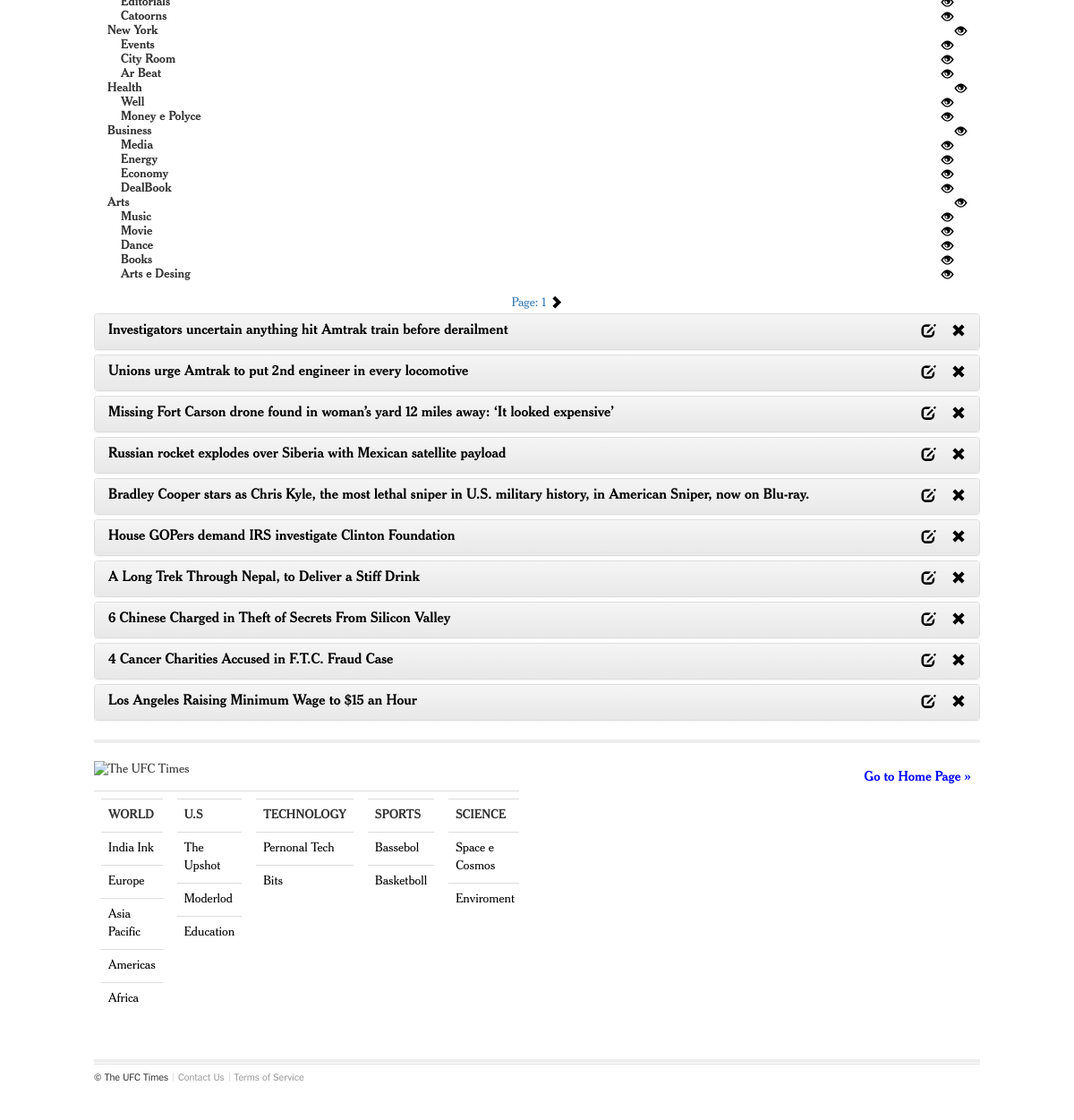
Page /newspaper/userAuthenticated/ (signed in, lower part) on the earlier database version.
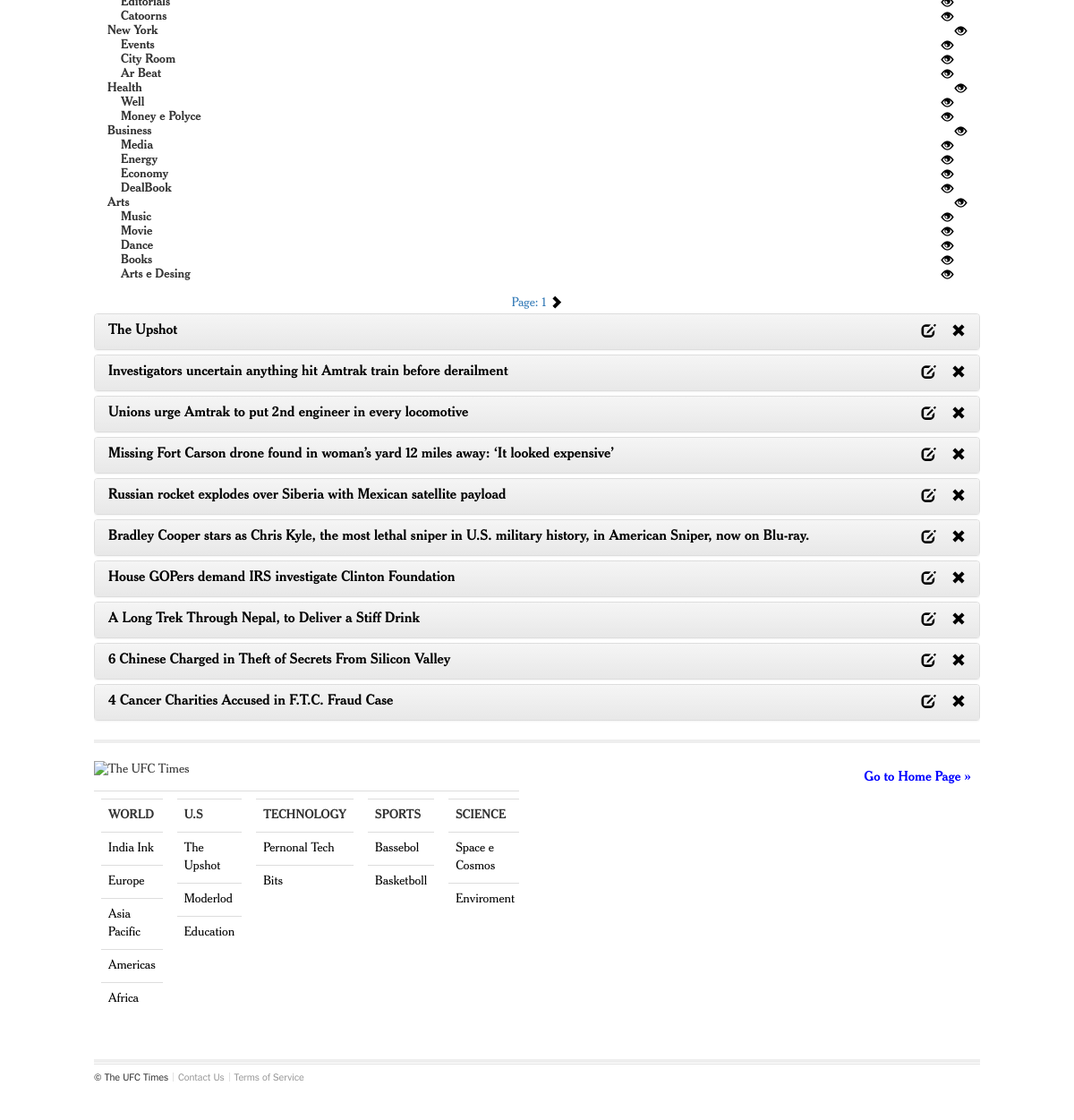
Same page on the later database version.
### newspaper/models/subsection.py (models this page shows, shortened)
class SubSection(models.Model):
	title = models.CharField(max_length=50, verbose_name=_("Title"), )
	sections = models.ManyToManyField("newspaper.Section", verbose_name=_("Sections"))
	class Meta:
		ordering = ['-title']
		verbose_name = _("SubSection")
		verbose_name_plural = _("SubSections")

### newspaper/models/section.py (models this page shows, shortened)
class Section(models.Model):
	title = models.CharField(max_length=50, verbose_name=_("Title"), )
	class Meta:
		ordering = ['-title']
		verbose_name = _("Section")
		verbose_name_plural = _("Sections")
	def getSubSections(self):
		try:
			return SubSection.objects.filter(sections = self.id)
		except:
			return []

### newspaper/models/news.py (models this page shows, shortened)
class News(models.Model):
	title = models.CharField(max_length=500, verbose_name=_("Title"), )
	subtitle = models.TextField(verbose_name=_("Subtitle"), null=False, blank=False, )
	description = models.TextField(verbose_name=_("Description"), )
	author = models.ForeignKey("newspaper.Journalist", verbose_name=_("Author"), on_delete=models.CASCADE, )
	dating_news = models.DateTimeField(default=datetime.now,verbose_name=_("Dating News"), )
	subsection = models.ForeignKey("newspaper.SubSection", verbose_name=_("SubSection"), on_delete=models.CASCADE, )
	image = models.ImageField(verbose_name=_("Image"),upload_to = 'documents/imagen/news/%Y/%m/%d/', null=True, blank=True, default=None)
	video = models.FileField(verbose_name=_("Video"), upload_to = 'documents/video/news/%Y/%m/%d', null=True, blank=True,)
	comments = models.ManyToManyField('newspaper.Comment', verbose_name=_("Comments"), null=True, blank=True)
	class Meta:
		ordering = ['-dating_news']
		verbose_name = _("News")
		verbose_name_plural = _("News")

### newspaper/views/userAuthenticated/manager.py (the view, shortened to what this page needs)
def manager(request, id_section = None, id_subsection = None,id_page = 1, message = None):
	try:
		id_page = int(id_page)
	except:
		id_page = 1
	if not request.user.has_perm('newspaper.access_manager'):
		message = Message(TextMessage.USER_NOT_PERMISSION, TypeMessage.ERROR)
		return home(request,None, None, message)
	news_all = News.objects.all()
	sections = Section.objects.all()
	if request.user.has_perm('newspaper.keep_journalist'):
		journalists = Journalist.objects.all()
	if id_section == None and id_subsection == None:
		news_all = News.objects.all()
	news = filterList(news_all, int(id_page), 10)
	id_page_left = int(id_page) - 1
	if id_page_left <= 0: id_page_left = 1
	id_page_rigth = int(id_page) + 1
	if len(filterList(news_all, int(id_page_rigth), 10)) == 0: id_page_rigth = None
	return render(request, 'newspaper/userAuthenticated/manager.html', locals())

### newspaper/utils/tools.py (called while the page is built)
def filterList(list, index=0, tam=0):
	if index <= 0:
		return list[:tam]
	if index == None:
		index = 1
	if tam <= 0:
		return list
	list_return = list[(index*tam)-tam:index * tam]
	return list_return

### newspaper/templates/newspaper/userAuthenticated/manager.html (shortened to what this page needs)
{% extends 'newspaper/user/home.html' %}
{% load i18n %}
{% load humanize %}
{% block container %}
<div id='jqxWidget'>
    <div id="mainSplitter">
        <div class="splitter-panel">
        	<div style="border: none;" id='jqxTree'>
           	<ul>
           	{%  block left %}
				{% if perms.newspaper.keep_news or perms.newspaper.delete_news %}
					{% include "newspaper/userAuthenticated/news/optionNews.html" %}
				{% endif %}
			{% endblock %}
			</ul>
			</div>
        </div>
        <div class="splitter-panel">
        	{% block right %}
				{% include "newspaper/userAuthenticated/news/_render_list_news.html" %}
			{% endblock %}
        </div>
    </div>
</div>
{% endblock %}

### newspaper/templates/newspaper/user/home.html (shortened to what this page needs)
{% extends 'newspaper/_base.html' %}
{% load i18n %}
{% load humanize %}
{% block body %}
	{% block container %}{% endblock %}
{% endblock %}

### newspaper/templates/newspaper/_base.html (shortened to what this page needs)
{% load i18n %}
<!DOCTYPE html>
<html lang="en">
	<head>
		<link rel="stylesheet" href="{{ STATIC_URL }}newspaper/frameworks/bootstrap/css/bootstrap.min.css">
		<link rel="stylesheet" href="{{ STATIC_URL }}newspaper/frameworks/bootstrap/css/bootstrap-theme.min.css" >
		<link rel="stylesheet" type="text/css" href="{{ STATIC_URL }}/newspaper/frameworks/glyphicons/css/bootstrap.icon-large.min.css">
		<link rel="stylesheet" href="{{ STATIC_URL }}newspaper/frameworks/jquery/jquery_alerts/resources/css/jquery.toastmessage.css">
		<link rel="stylesheet" href="{{ STATIC_URL }}newspaper/frameworks/jquery-ui/jquery-ui.min.css">
		<link rel="stylesheet" href="{{ STATIC_URL }}newspaper/frameworks/jquery-ui/jquery-ui.theme.min.css">
		<link rel="stylesheet"  href="{{ STATIC_URL }}newspaper/css/styles_ny.css" >
		<link rel="stylesheet"  href="{{ STATIC_URL }}newspaper/css/zam5nzz-d.css" >
		<link rel="stylesheet" href="{{ STATIC_URL }}newspaper/frameworks/boxer/jquery.fs.boxer.min.css">
		<link rel="stylesheet" type="text/css" href="{{ STATIC_URL}}/newspaper/frameworks/jqwidgets/jqwidgets/styles/jqx.base.css">
		<link rel="stylesheet"  href="{{ STATIC_URL }}newspaper/css/stylesheet.css" >
		<link rel="stylesheet"  href="{{ STATIC_URL }}newspaper/css/nav-bar.css" >
		<link rel="stylesheet"  href="{{ STATIC_URL }}newspaper/css/font-awesome.min.css" >
		<link rel="stylesheet"  href="{{ STATIC_URL }}newspaper/css/dropmenu.css" >
		<link rel="stylesheet"  href="{{ STATIC_URL }}newspaper/css/carousel.css" >
		<link rel="stylesheet" href="{{ STATIC_URL }}newspaper/css/mobile.css" media="(max-width: 768px)">
		<link rel="stylesheet"  href="{{ STATIC_URL }}newspaper/css/accessibillity.css">
	</head>
	<body id="access">
		<div class="container-fluid">
			<div class="row">
				<div class="col-xs-12 col-sm-12 col-md-10 col-md-offset-1 col-lg-10 col-lg-offset-1">
					<div class="row">
							{% block body %}
							{% endblock %}
							{% block footer %}
								{% include 'newspaper/_footer.html' %}
							{% endblock %}
					</div>
				</div>
			</div>
		</div>
	</body>
</html>

### newspaper/templates/newspaper/_no_script.html (shortened to what this page needs)
{% load i18n %}

### newspaper/templates/newspaper/_header_accessibillity.html (shortened to what this page needs)
{% load i18n %}

### newspaper/templates/newspaper/_header.html (shortened to what this page needs)
{% load i18n %}

### newspaper/templates/newspaper/_messages.html (shortened to what this page needs)
{% load i18n %}

### newspaper/templates/newspaper/userAuthenticated/news/optionNews.html (shortened to what this page needs)
{% load i18n %}
{% load humanize %}
{% if open_sections %}
<li id="Mail" item-expanded='true'>
{% else %}
<li id="Mail" item-expanded='false'>
{% endif %}
  	{% if open_subsections %}
  	<ul item-expanded='true'>
  	{% else %}
  	<ul item-expanded='false'>
  	{% endif %}
  		{% for i in sections %}
	  		<li>
		  		<div class="col-xs-6  col-md-8 text-left">
		  			<h4>{{ i.title|ljust:"30" }}</h4>
		  		</div>
				<div class="col-xs-6 col-md-4 text-right">
					<a href="/newspaper/userAuthenticated/manager/section={{i.id }}/">
						<span class=" glyphicon glyphicon-eye-open pointer"></span>
					</a>
				</div>
		  		<ul>
					{% for k in i.getSubSections %}
						<li>
							<div class="container-fluid">
						  		<div class="col-xs-6  col-md-8 text-left">
						  			<h4>{{ k.title|ljust:"30" }}</h4>
							 	</div>
								<div class="col-xs-6 col-md-4 text-right">
									<a href="/newspaper/userAuthenticated/manager/section={{i.id }}/subsection={{k.id}}/">
										<span class=" glyphicon glyphicon-eye-open pointer"></span>
									</a>
								</div>
							</div>
		  				</li>
  					{% empty %}
  						<li>
  							<h4>{% trans "Section does not have subsection." %}</h4>
  						</li>
  					{% endfor %}
  				</ul>
  			</li>
  		{% empty %}
  		<ul>
  			<li>
  				{% trans "No sections" %}
  			</li>
  		</ul>
  		{% endfor %}
  </ul>
</li>

### newspaper/templates/newspaper/userAuthenticated/news/_render_list_news.html (shortened to what this page needs)
{% load i18n %}
{% load humanize %}
<div class="panel-group" id="accordion">
<div class="container-fluid">
<div class="row">
		<center>
		<a>{% trans "Page: " %}{{ id_page }}</a>
		{% if id_page_rigth != None %}
			<div class="btn-group" role="group">
				{% if id_section == None %}
					<a href="/newspaper/userAuthenticated/manager/page={{ id_page_rigth }}/" alt="{% trans "Page Next" %}">
				{% else %}
					<a href="/newspaper/userAuthenticated/manager/section={{ id_section }}/page={{ id_page_rigth }}/" alt="{% trans "Page Next" %}">
				{% endif %}
						<span class="glyphicon glyphicon-chevron-right"></span>
					</a>
			</div>
		{% endif %}
		</center>
</div>
</div>
	{% for i in news %}
	<div class="panel panel-default">
		<div class="panel-heading">
	      	<h4 class="panel-title">
	      		<div class="row">
		      		<div class="col-xs-10 col-md-10 text-left">
				        <a data-toggle="collapse" data-parent="#accordion" href="#collapseNews2{{ i.id}}">
				       		{{ i.title }}
				        </a>
			    	</div>
			        <div class="col-xs-2 col-md-2 text-right">
			        	{% if perms.newspaper.keep_news %}
			        	<a href="/newspaper/userAuthenticated/manager/news/edit/{{i.id}}/">
			        		<span class="glyphicon glyphicon-edit"></span>
			        	</a>
			        	{% endif %}
			        	<a href="/newspaper/userAuthenticated/manager/news/rem/{{i.id}}/">
							<span class="glyphicon glyphicon-remove"></span>
			        	</a>
					</div>
				</div>
	    	</h4>
		</div>
	</div>
	{% endfor %}
</div>

### newspaper/templates/newspaper/userAuthenticated/news/_render_news.html (shortened to what this page needs)
{% load i18n %}
{% load humanize %}

### newspaper/templates/newspaper/userAuthenticated/section/modals.html (shortened to what this page needs)
{% load i18n %}

### newspaper/templates/newspaper/_footer.html
{% load i18n %}
<div class="container-fluid">
	<div class="row">
	<hr class="divider">
		<header class="section-header">
			<p class="section-heading" style="position: relative; margin-top: 20px;">
				<h3>
					<a class="user-action text-right img-float-right" href="#home" style="color: blue;">{% trans "Go to Home Page" %} »</a>
				</h3>
				<image border="0" alt="The UFC Times" src="/static/newspaper/img/logos/logo-footer.png" xlink:href="/static/newspaper/img/logos/logo-footer.png" height="26" width="185" title="{% trans "Logo Site" %}"/>
			</p>
		</header>
		<div class="table-responsive">
		<table class="table">
			<tr>
			{% for i in sections %}
				<td>
					<div class="table-responsive">
						<table class="table">
							<tr>
								<td class="table-title">{{ i.title|upper }}</td>
							</tr>
							{% for k in i.getSubSections %}
							<tr>
								<td>
									<a href="/newspaper/{{ i.id }}/{{ k.id }}/">
									{{ k.title }}
									</a>
								</td>
							</tr>
							{% endfor %}
						</table>
					</div>
				</td>
			{% endfor %}
			</tr>
		</table>
		</div>
	<hr class="divider">
	<footer role="contentinfo" class="page-footer" id="page-footer">
		<nav>
			 <ul>
				 <li>
				 	&copy; <span itemprop="name"> The UFC Times </span>
				</li>
				<li class="wide-viewport-item">
					<a href="#" >{% trans "Contact Us" %}
					</a>
				</li>
				<li>
					<a itemprop="usageTerms" href="#">
						{% trans "Terms of Service" %}
					</a>
				</li>
			 </ul>
		</nav>
		</footer>
	</div>
</div>

### newspaper/templates/newspaper/_msg.html (shortened to what this page needs)
{% load i18n %}

### newspaper/static/newspaper/css/stylesheet.css (style rules this page uses)
.divider { border-style: solid none none; border-width: 4px 0 0; margin-bottom:1px; margin-top: 1px; background-color: #000; }
.img-float-right { float: right; margin: 10px; width: 50%; }
.table-title { font-weight: bold; }
.pointer { cursor: pointer; }
.splitter-panel { overflow:auto; }

Differences in the rows shown:
no longer on this page (row unchanged): News: title "Los Angeles Raising Minimum Wage to $15 an Hour"
added News: title "The Upshot"
